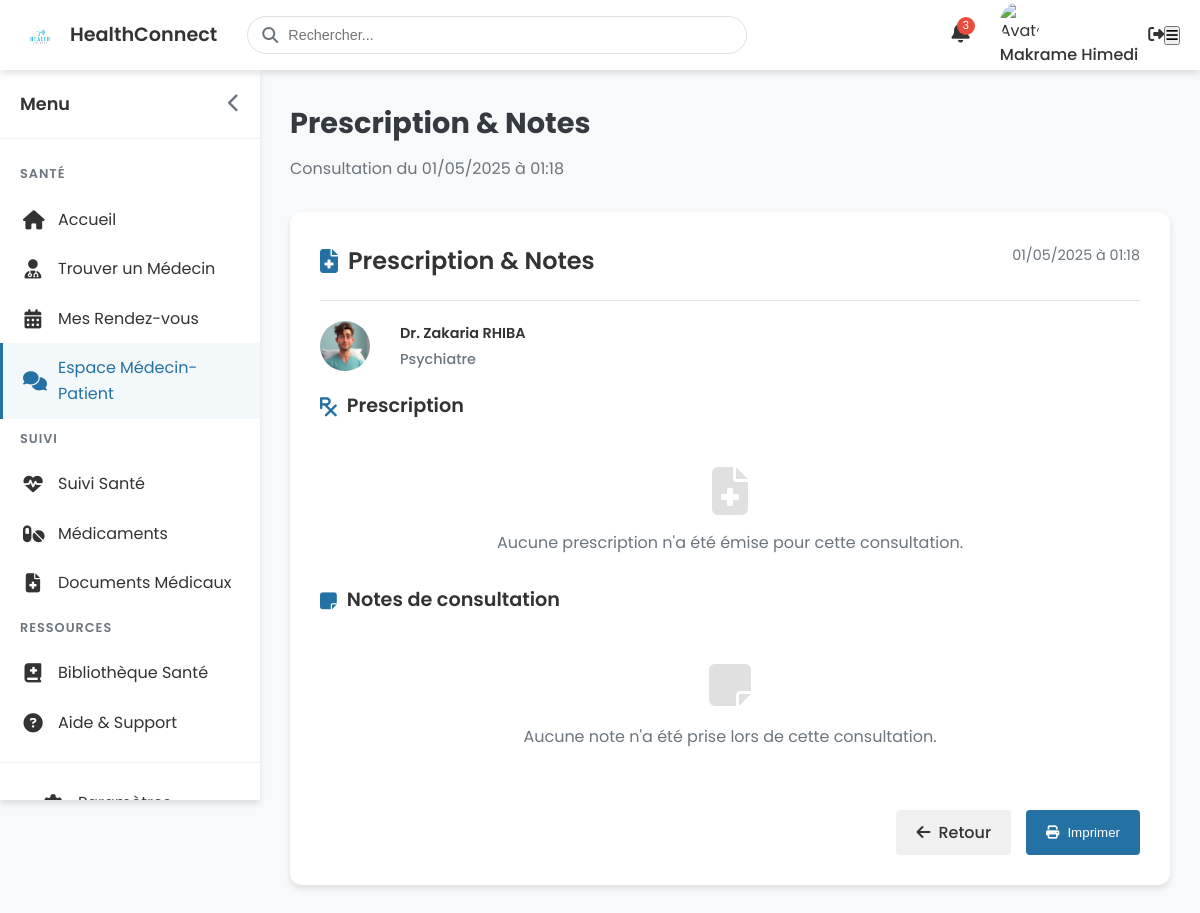
/patient/view-prescription/7 (signed in), run on the app's committed database.
### models.py (models this page shows, shortened)
class User(db.Model, UserMixin):
    id = db.Column(db.Integer, primary_key=True)
    email = db.Column(db.String(120), unique=True, nullable=False)
    password_hash = db.Column(db.String(128), nullable=False)
    first_name = db.Column(db.String(50), nullable=False)
    last_name = db.Column(db.String(50), nullable=False)
    role = db.Column(db.String(10), nullable=False)  # 'patient' or 'doctor'
    created_at = db.Column(db.DateTime, default=get_current_time_naive)
    patient = db.relationship('Patient', backref='user', uselist=False, cascade='all, delete-orphan')
    doctor = db.relationship('Doctor', backref='user', uselist=False, cascade='all, delete-orphan')

class Appointment(db.Model):
    id = db.Column(db.Integer, primary_key=True)
    patient_id = db.Column(db.Integer, db.ForeignKey('patient.id'), nullable=False)
    doctor_id = db.Column(db.Integer, db.ForeignKey('doctor.id'), nullable=False)
    date_time = db.Column(db.DateTime, nullable=False)
    status = db.Column(db.String(20), default='pending')  # pending, accepted, rejected, completed
    notes = db.Column(db.Text, nullable=True)
    created_at = db.Column(db.DateTime, default=get_current_time_naive)
    video_link = db.Column(db.String(255), nullable=True)  # Lien de visioconférence
    video_room_id = db.Column(db.String(100), nullable=True)  # ID unique de la salle de visioconférence

class Doctor(db.Model):
    id = db.Column(db.Integer, primary_key=True)
    user_id = db.Column(db.Integer, db.ForeignKey('user.id'), nullable=False)
    speciality = db.Column(db.String(100), nullable=True)
    secondary_speciality = db.Column(db.String(100), nullable=True)
    license_number = db.Column(db.String(50), nullable=True)
    years_experience = db.Column(db.Integer, nullable=True)
    education = db.Column(db.Text, nullable=True)
    bio = db.Column(db.Text, nullable=True)
    consultation_fee = db.Column(db.Float, nullable=True)
    phone = db.Column(db.String(20), nullable=True)
    address = db.Column(db.String(200), nullable=True)
    languages = db.Column(db.String(200), nullable=True)  # Comma-separated list of languages
    profile_picture = db.Column(db.String(200), nullable=True)  # Path to profile picture
    document_path = db.Column(db.String(200), nullable=True)  # Path to uploaded documents
    status = db.Column(db.String(20), default='pending')  # pending, approved, rejected
    rejection_reason = db.Column(db.Text, nullable=True)  # Reason for rejection if status is 'rejected'
    verified_at = db.Column(db.DateTime, nullable=True)  # When the doctor was verified
    practice_location = db.Column(db.String(200), nullable=True)
    previous_positions = db.Column(db.Text, nullable=True)
    linkedin = db.Column(db.String(200), nullable=True)
    website = db.Column(db.String(200), nullable=True)
    available_days = db.Column(db.String(100), nullable=True)  # Jours disponibles (format: "1,2,3,4,5")
    available_hours = db.Column(db.String(200), nullable=True)  # Heures disponibles (format: "9-12,14-17")
    video_consultation = db.Column(db.Boolean, default=True)
    email_notifications = db.Column(db.Boolean, default=True)
    sms_notifications = db.Column(db.Boolean, default=False)
    do_not_disturb = db.Column(db.Boolean, default=False)
    appointments = db.relationship('Appointment', backref='doctor', lazy='dynamic',
                                  foreign_keys='Appointment.doctor_id', cascade='all, delete-orphan')
    prescriptions = db.relationship('Prescription', backref='doctor', lazy='dynamic', cascade='all, delete-orphan')

### routes/patient.py (the view)
@patient_bp.route('/view-prescription/<int:appointment_id>')
@login_required
def view_prescription(appointment_id):
    if current_user.role != 'patient':
        flash('Accès refusé. Vous devez être un patient pour voir cette page.', 'danger')
        return redirect(url_for('index'))
    appointment = Appointment.query.get_or_404(appointment_id)
    if appointment.patient_id != current_user.patient.id:
        flash('Accès refusé. Ce rendez-vous ne vous appartient pas.', 'danger')
        return redirect(url_for('patient.doctor_patient_space'))
    prescription = Prescription.query.filter_by(appointment_id=appointment_id).first()
    notes = appointment.notes
    return render_template('patient/view_prescription.html',
                          appointment=appointment,
                          prescription=prescription,
                          notes=notes)

### app.py (called while the page is built)
@login_manager.user_loader
def load_user(user_id):
    return User.query.get(int(user_id))

### templates/patient/view_prescription.html (shortened to what this page needs)
{% extends 'dashboard_base.html' %}
{% block extra_css %}
<link rel="stylesheet" href="{{ url_for('static', filename='css/patient/dashboard.css') }}">
{% endblock %}
{% block content %}
<div class="topbar">
    <div class="topbar-logo">
        <a href="{{ url_for('index') }}" class="logo-link">
            <img src="{{ url_for('static', filename='images/logo.png') }}" alt="HealthConnect Logo">
            <span>HealthConnect</span>
        </a>
    </div>
    <div class="topbar-search">
        <i class="fas fa-search"></i>
        <input type="text" placeholder="Rechercher...">
    </div>
    <div class="topbar-actions">
        <div class="topbar-notification">
            <span class="notification-badge">3</span>
        </div>
        <div class="topbar-profile">
            <a href="{{ url_for('patient.profile') }}" class="profile-link">
                <div class="profile-avatar">
                    <img src="{{ url_for('static', filename='images/default-avatar.png') }}" alt="Avatar">
                </div>
                <span class="profile-name">{{ current_user.first_name }} {{ current_user.last_name }}</span>
            </a>
        </div>
        <a href="{{ url_for('auth.logout') }}" class="logout-button">
            <i class="fas fa-sign-out-alt"></i>
        </a>
    </div>
    <button id="mobile-menu-toggle" class="d-md-none">
        <i class="fas fa-bars"></i>
    </button>
</div>
<div class="dashboard-container">
    <div id="sidebar" class="sidebar">
        <div class="sidebar-header">
            <span class="sidebar-title">Menu</span>
            <button id="sidebar-toggle" class="sidebar-toggle">
                <i class="fas fa-chevron-left"></i>
            </button>
        </div>
        <div class="sidebar-menu">
            <div class="menu-category">SANTÉ</div>
            <a href="{{ url_for('patient.dashboard') }}" class="menu-item">
                <i class="fas fa-home"></i>
                <span class="menu-text">Accueil</span>
            </a>
            <a href="{{ url_for('patient.find_doctor') }}" class="menu-item">
                <i class="fas fa-user-md"></i>
                <span class="menu-text">Trouver un Médecin</span>
            </a>
            <a href="{{ url_for('patient.appointments') }}" class="menu-item">
                <i class="fas fa-calendar-alt"></i>
                <span class="menu-text">Mes Rendez-vous</span>
            </a>
            <a href="{{ url_for('patient.doctor_patient_space') }}" class="menu-item active">
                <i class="fas fa-comments"></i>
                <span class="menu-text">Espace Médecin-Patient</span>
            </a>
            <div class="menu-category">SUIVI</div>
            <a href="#" class="menu-item">
                <i class="fas fa-heartbeat"></i>
                <span class="menu-text">Suivi Santé</span>
            </a>
            <a href="#" class="menu-item">
                <i class="fas fa-pills"></i>
                <span class="menu-text">Médicaments</span>
            </a>
            <a href="#" class="menu-item">
                <i class="fas fa-file-medical"></i>
                <span class="menu-text">Documents Médicaux</span>
            </a>
            <div class="menu-category">RESSOURCES</div>
            <a href="#" class="menu-item">
                <i class="fas fa-book-medical"></i>
                <span class="menu-text">Bibliothèque Santé</span>
            </a>
            <a href="#" class="menu-item">
                <i class="fas fa-question-circle"></i>
                <span class="menu-text">Aide & Support</span>
            </a>
        </div>
        <div class="sidebar-footer">
            <a href="#" class="menu-item">
                <i class="fas fa-cog"></i>
                <span class="menu-text">Paramètres</span>
            </a>
        </div>
    </div>
    <div id="main-content" class="main-content">
        <div class="page-header">
            <h1 class="page-title">Prescription & Notes</h1>
            <p class="page-subtitle">Consultation du {{ appointment.date_time.strftime('%d/%m/%Y à %H:%M') }}</p>
        </div>
        <div class="dashboard-content">
            <div class="prescription-container">
                <div class="prescription-header">
                    <div class="prescription-title">
                        <i class="fas fa-file-medical"></i>
                        Prescription & Notes
                    </div>
                    <div class="prescription-date">
                        {{ appointment.date_time.strftime('%d/%m/%Y à %H:%M') }}
                    </div>
                </div>
                <div class="prescription-doctor">
                    <div class="doctor-avatar">
                        {% if appointment.doctor.profile_picture %}
                        <img src="{{ url_for('static', filename=appointment.doctor.profile_picture.replace('\\', '/')) }}" alt="Doctor">
                        {% else %}
                        <img src="{{ url_for('static', filename='images/default-avatar.png') }}" alt="Doctor">
                        {% endif %}
                    </div>
                    <div class="doctor-info">
                        <div class="doctor-name">Dr. {{ appointment.doctor.user.first_name }} {{ appointment.doctor.user.last_name }}</div>
                        <div class="doctor-specialty">{{ appointment.doctor.speciality }}</div>
                    </div>
                </div>
                {% if prescription %}
                <div class="section-title">
                    <i class="fas fa-prescription"></i>
                    Prescription
                </div>
                <div class="prescription-content">
                    {{ prescription.content }}
                </div>
                {% else %}
                <div class="section-title">
                    <i class="fas fa-prescription"></i>
                    Prescription
                </div>
                <div class="empty-state">
                    <i class="fas fa-file-medical"></i>
                    <p>Aucune prescription n'a été émise pour cette consultation.</p>
                </div>
                {% endif %}
                {% if notes %}
                <div class="section-title">
                    <i class="fas fa-sticky-note"></i>
                    Notes de consultation
                </div>
                <div class="notes-content">
                    {{ notes }}
                </div>
                {% else %}
                <div class="section-title">
                    <i class="fas fa-sticky-note"></i>
                    Notes de consultation
                </div>
                <div class="empty-state">
                    <i class="fas fa-sticky-note"></i>
                    <p>Aucune note n'a été prise lors de cette consultation.</p>
                </div>
                {% endif %}
                <div class="prescription-actions">
                    <a href="{{ url_for('patient.doctor_patient_space') }}" class="btn-action btn-secondary">
                        <i class="fas fa-arrow-left"></i> Retour
                    </a>
                    <button onclick="window.print()" class="btn-action btn-primary">
                        <i class="fas fa-print"></i> Imprimer
                    </button>
                </div>
            </div>
        </div>
    </div>
</div>
{% endblock %}

### static/css/styles.css (style rules this page uses)
:root { --primary-color: #1a73e8; --secondary-color: #34a853; --accent-color: #fbbc05; --dark-color: #0A2540; --light-color: #f8f9fa; --text-color: #333; --text-light: #6c757d; --white: #ffffff; --shadow: 0 4px 6px rgba(0, 0, 0, 0.1); --transition: all 0.3s ease; }
* { margin: 0; padding: 0; box-sizing: border-box; }
body { font-family: 'Poppins', sans-serif; line-height: 1.6; color: var(--text-color); background-color: var(--light-color); }
a { text-decoration: none; color: var(--text-color); transition: var(--transition); }
img { max-width: 100%; height: auto; }
.btn-primary { background-color: var(--primary-color); color: var(--white); border: 2px solid var(--primary-color); }
.btn-secondary { background-color: var(--secondary-color); color: var(--white); border: 2px solid var(--secondary-color); }

### templates/patient/view_prescription.html (style rules this page uses)
.prescription-container { background-color: var(--white); border-radius: var(--border-radius); box-shadow: var(--shadow); padding: 30px; margin-bottom: 30px; }
.prescription-header { display: flex; justify-content: space-between; align-items: center; margin-bottom: 20px; padding-bottom: 20px; border-bottom: 1px solid #e0e0e0; }
.prescription-title { font-size: 1.5rem; font-weight: 600; color: var(--text-color); display: flex; align-items: center; gap: 10px; }
.prescription-title i { color: var(--primary-color); }
.prescription-date { font-size: 0.9rem; color: var(--text-light); }
.prescription-doctor { display: flex; align-items: center; gap: 15px; margin-bottom: 20px; }
.doctor-avatar { width: 50px; height: 50px; border-radius: 50%; overflow: hidden; }
.doctor-avatar img { width: 100%; height: 100%; object-fit: cover; }
.doctor-info { flex: 1; }
.doctor-name { font-weight: 600; color: var(--text-color); margin-bottom: 3px; }
.doctor-specialty { font-size: 0.9rem; color: var(--text-light); }
.section-title { font-size: 1.2rem; font-weight: 600; color: var(--text-color); margin-bottom: 15px; display: flex; align-items: center; gap: 10px; }
.section-title i { color: var(--primary-color); }
.empty-state { text-align: center; padding: 30px; color: var(--text-light); }
.empty-state i { font-size: 3rem; margin-bottom: 15px; color: #e0e0e0; }
.prescription-actions { display: flex; justify-content: flex-end; gap: 15px; margin-top: 30px; }
.btn-action { display: inline-flex; align-items: center; justify-content: center; padding: 10px 20px; border-radius: 4px; font-weight: 500; cursor: pointer; transition: var(--transition); text-decoration: none; }
.btn-action i { margin-right: 8px; }
.btn-primary { background-color: var(--primary-color); color: white; border: none; }
.btn-secondary { background-color: #f0f0f0; color: var(--text-color); border: none; }

### data on the page
User: first_name "Makrame", last_name "Himedi"
Appointment: date_time "01/05/2025 à 01:18"
Doctor: profile_picture (picture), doctor.speciality "Psychiatre"
User: doctor.user.first_name "Zakaria", doctor.user.last_name "RHIBA"
